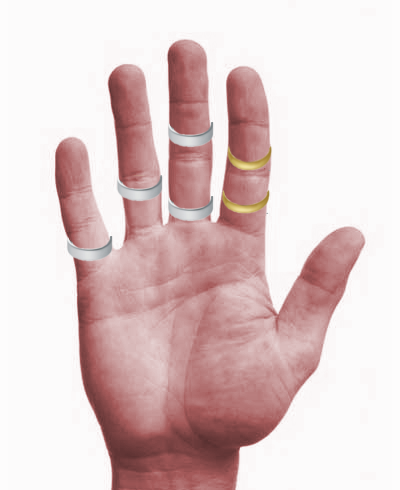
//> input picture Parcial Practica/2.png, 400 x 490 px, given in place of 10.png, which was not available
$ ./main   (built with g++ and OpenCV 4)
//> lines starting //> are read from the running program, lines starting //| are printed output that depends on the picture; after the words box and inside, x2 and y2 are one past the last pixel; in counts of white or black regions, pixels touching at a corner belong together; pictures that were not available may be replaced by others from this repository, and a replacement may not be noted
//> further down, img is the input picture: 490 rows x 400 cols, CV_8UC3; mean B, G, R 202.4, 202.7, 224
### Parciales Viejos/Parciales Practica/EXAMEN - Autos/utils.h
#include "opencv2/opencv.hpp"
#include "opencv2/highgui/highgui.hpp"
#include "pdi_functions.h"
#include <opencv2/core/core.hpp>

using namespace cv;
using namespace pdi;
using namespace std;


///GUIA 2 - Operaciones Puntuales


//Hace mas claras las zonas oscuras
// [84 lines left out: functions transformacionLogaritmica, transformacionPotencia, ruidoGaussiano, planoBits, histograma, ecualizarImagen and 1 more, not called in this run]

Mat aplicar_filtro_promediador(Mat img, int tam=3){
	Mat kernel(tam,tam,CV_32F);
	float aux=1/pow(tam,2);
	for (int i=0;i<kernel.rows;i++){
		for (int j=0;j<kernel.cols;j++){
			kernel.at<float>(i,j)=aux;
		}
	}
	Mat f = convolve(img,kernel);
	return f;
}

// [114 lines left out: functions aplicar_filtro_gaussiano, aplicar_filtro_suma1, aplicar_filtro_suma0, aplicar_filtro_altaPotencia, planosRGB, planosHSV and 5 more, not called in this run]

///GUIA 5 - Procesamiento y filtrado en el dominio frecuencial

//Devuelve la TDF de una imagen. La imagen debe ser cargada en escala de grises
Mat espectroFrecuencia(Mat img){
	img.convertTo(img,CV_32F,1./255);
//> img: 490 rows x 400 cols, CV_32FC1
	return spectrum(img);
}


//La imagen debe estar en escala de grises. Filtros pasa alto y pasa bajo en frecuencia. altobajo = 0 -> Pasa bajos, altobajo = 1 -> Pasa altos.
//tipo = 1 -> Ideal, tipo = 2 -> Butterworth, tipo = 3 -> Gaussiano.
//D0 : indica cuan grande o chica es la circunsferencia de filtrado.
//orden es para el filtro de butteworth, cuanto mas grande es el valor, mas parecido al ideal
// [381 lines left out: functions aplicar_filtro_frecuencia, aplicar_filtrado_altapotencia, aplicar_filtrado_altafrecuencia, aplicar_filtro_homomorfico, ruido_sal_pimienta, aplicar_filtro_mediageometrica and 9 more, not called in this run]


////////////////////////////////////////////////
//Funcion super util para saber las coordenadas de determinado click, en cantclik debemos setear
//cuantas coordenadas se van a guardar en xy.
//Luego a la funcion debemos llamarla así:
//1ª : namedWindow("My Window",WINDOW_NORMAL);
//2ª : imshow("My Window",img);
//3ª: setMouseCallback("My Window", Click, NULL);
vector<Point> xy;
int cantclick = 10;
bool reset = false;

// [303 lines left out: functions Click, CrecimientoRegiones, obtenerMedia, obtenerDesvio, Hough, MostrarHistogramas and 4 more, not called in this run]

### Parciales Viejos/Parciales Practica/EXAMEN - Escaner/pdi_functions.h
/*
 * PDI_functions
 */
#ifndef PDI_FUNCTIONS_H
#define PDI_FUNCTIONS_H
#include <iostream>
#include <opencv2/opencv.hpp>
#include <vector>

/**Funciones auxiliares
 */
namespace pdi{
	typedef unsigned char byte;

	/**Modifica la matriz para que todos los valores queden dentro del rango,
	los valores fuera del rango se setean al extremo más cercano.
	*/
	void clamp(cv::Mat& mat, double lowerBound, double upperBound);

	/**Imprime información de tipo y tamaño.
	 */
	void info(const cv::Mat &m, std::ostream &out = std::cout);

	/**Imprime valores estadísticos: mínimo, máximo, media, desvío.
	BUG: max, min, funcionan sólo con imágenes de un canal.
	*/
	void stats(const cv::Mat &m, std::ostream &out = std::cout);

	/**Muestra en pantalla la matriz
	 */
	void print(const cv::Mat &image, std::ostream &out = std::cout);

	/**Realiza el intercambio al copiar elemento a elemento
	Deben ser matrices de igual tamaño
	*/
	void swap_copy(cv::Mat &a, cv::Mat &b);

	/**Desplaza la imagen de modo que el píxel central
	ocupe la esquina superior izquierda.
	Usado para visualizar la transformada de Fourier.
	*/
	void centre(cv::Mat &imagen);

	/** Histograma uniforme de una imagen de un canal de 8bits.
	\param mask permite seleccionar una región a procesar
	 */
	cv::Mat histogram(const cv::Mat &image, int levels, const cv::Mat &mask=cv::Mat());

	/**Dibuja un gráfico de líneas en el canvas.
	 * \param data vector con los valores a graficar,
	 * rango [0,1] para flotantess o [0,MAX] para enteros, que se mapean del borde inferior al superior.
	 * \param color, color de las lí
	 */
	cv::Mat draw_graph(
		const cv::Mat &data,
		cv::Scalar color = cv::Scalar::all(255)
	);

	/**Devuelve un gráfico de líneas comparativo.
	 */
	cv::Mat draw_graph(
		const std::vector<cv::Mat> &data,
		const std::vector<cv::Scalar> colour
	);


	/**Copia la imagen a una cuyas dimensiones hacen eficiente la fft
	 */
	cv::Mat optimum_size(const cv::Mat &image);

	/**Devuelve la magnitud logarítmica del espectro, centrada.
	Úsese para visualización.
	\param image debe ser de 32F
	*/
	cv::Mat spectrum(const cv::Mat &image);

	/**Devuelve la convolución.
	Kernel centrado, borde constante.
	*/
	cv::Mat convolve(const cv::Mat &image, const cv::Mat &kernel);


	/**Concatena las imágenes.
	 * Los tamaños deberían concordar.
	 */
	cv::Mat mosaic( const cv::Mat &a, const cv::Mat &b, bool vertical=true );

	/**Concatena las imágenes en el vector
	 * Los tamaños deberían concordar.
	 \param r: número de filas
	 */
	cv::Mat mosaic( const std::vector<cv::Mat> &images, size_t r=1);

	/**Devuelve los mapeos para rgb.
	 * Las matrices son de tipo 8U
	 */
	std::vector<cv::Mat> load_colormap(const char *filename);

	/**Rota la imagen en sentido antihorario
	\param angle en grados
	*/
	cv::Mat rotate(cv::Mat image, double angle);

	/**Realiza el filtrado en frecuencia
	\param image matriz 32F, un canal.
	\param filtro de magnitud, descentrado.
	*/
	cv::Mat filter(cv::Mat image, cv::Mat filtro);


	/**Devuelve una imagen descentrada de la magnitud de un filtro ideal
	\param corte frecuencia de corte relativa. 0.5 corresponde un círculo inscripto
	 */
	cv::Mat filter_ideal(size_t rows, size_t cols, double corte);

	/**Devuelve una imagen descentrada de la magnitud de un filtro butterworth
	 */
	cv::Mat filter_butterworth(size_t rows, size_t cols, double corte, size_t order);

	/**Devuelve una imagen descentrada de la magnitud de un filtro gaussiano
	 */
	cv::Mat filter_gaussian(size_t rows, size_t cols, double corte);


	/**Devuelve una matriz compleja dada su magnitud y fase
	 */
	cv::Mat polar_combine(const cv::Mat &magnitud, const cv::Mat &phase);

	/**Dada una matriz compleja, devuelve su magnitud
	 */
	cv::Mat magnitude(const cv::Mat &image);

	/**Dada una matriz compleja, devuelve su fase
	 */
	cv::Mat phase(const cv::Mat &image);

	/**Devuelve un filtro de desenfoque dadas las velocidades de desplazamiento horizontal y vertical
	 */
	cv::Mat motion_blur(cv::Size size, double a, double b);
}


//Implementation
#include <fstream>
#include <limits>
namespace pdi{
	inline void clamp(cv::Mat& mat, double lowerBound, double upperBound){
		cv::min(cv::max(mat, lowerBound), upperBound, mat);
	}

	// [29 lines left out: functions info, stats, not called in this run]

	inline void print(const cv::Mat &image, std::ostream &out){
		out << image;
	}

	inline void swap_copy(cv::Mat &a, cv::Mat &b){
		cv::Mat temp;
		a.copyTo(temp); //NO puede ser reemplazado por .clone()
		b.copyTo(a);
		temp.copyTo(b);
	}

	inline void centre(cv::Mat &image){
		int
			cx = image.cols/2,
			cy = image.rows/2,
			w = cx,
			h = cy;
//> cx = 200; cy = 245; w = 200; h = 245
		int
			off_x = image.cols%2,
			off_y = image.rows%2;
//> off_x = 0; off_y = 0
		//cuadrantes
		cv::Mat
			top_left = cv::Mat(
				image,
				cv::Rect(
					0, 0,
					w, h
				)
			),
			top_right = cv::Mat(
				image,
				cv::Rect(
					cx+off_x, 0,
					w, h
				)
			),
			bottom_left = cv::Mat(
				image,
				cv::Rect(
					0, cy+off_y,
					w, h
				)
			),
			bottom_right = cv::Mat(
				image,
				cv::Rect(
					cx+off_x, cy+off_y,
					w, h
				)
			);
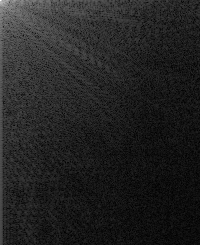
//> top_left: 245 rows x 200 cols, CV_32FC1; min 0.000862, max 1, mean 0.137
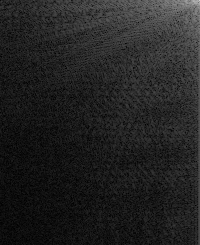
//> top_right: 245 rows x 200 cols, CV_32FC1; min 0, max 0.818, mean 0.137
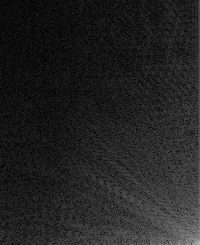
//> bottom_right: 245 rows x 200 cols, CV_32FC1; min 0.000862, max 0.712, mean 0.135

		//intercambia los cuadrantes
		swap_copy(top_left, bottom_right);
		swap_copy(top_right, bottom_left);
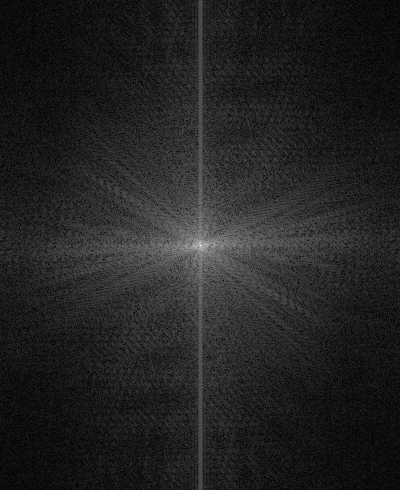
//> image: 490 rows x 400 cols, CV_32FC1; min 0, max 1, mean 0.137
	}

	// [18 lines left out: function histogram, not called in this run]

	namespace{
		/**Dibuja un gráfico de líneas en el canvas. Función auxiliar
		 * \param data vector con los valores a graficar,
		 * rango [0,1] para flotantess o [0,MAX] para enteros, que se mapean del borde inferior al superior.
		 */
		cv::Mat draw_graph(
			cv::Mat &canvas,
			const cv::Mat &data,
			cv::Scalar color = cv::Scalar::all(255),
			double scale = 1
		);

		/**Dibuja un gráfico de líneas en el canvas.
		 * wrapper para aceptar std::vector
		 */
		template<class T>
		cv::Mat draw_graph(cv::Mat &canvas, const std::vector<T> &data);
	}

	// [20 lines left out: function draw_graph, not called in this run]


	namespace {
		// [27 lines left out: function draw_graph, not called in this run]

		template<class T>
		inline cv::Mat draw_graph(cv::Mat &canvas, const std::vector<T> &data){
			return draw_graph(canvas, cv::Mat(data));
		}

	}

	// [19 lines left out: functions draw_graph, optimum_size, not called in this run]

	inline cv::Mat spectrum(const cv::Mat &image){
		cv::Mat fourier;
		cv::dft(image, fourier, cv::DFT_COMPLEX_OUTPUT);

		//calcula la magnitud
		std::vector<cv::Mat> xy;
		cv::Mat magnitud;
		cv::split(fourier, xy);
		cv::magnitude(xy[0], xy[1], magnitud);

		//logaritmo
		cv::log(magnitud+1, magnitud);
		cv::normalize(magnitud, magnitud, 0, 1, cv::NORM_MINMAX);

		//centrado
		centre(magnitud);

		return magnitud;
	}

	inline cv::Mat convolve(const cv::Mat &image, const cv::Mat &kernel){
		cv::Mat result;
		//same bits as the image, kernel centered, no offset
		cv::filter2D(image, result, -1, kernel, cv::Point(-1,-1), 0, cv::BORDER_CONSTANT);
		return result;
	}

	// [43 lines left out: functions mosaic, mosaic, load_colormap, not called in this run]

	inline cv::Mat rotate(cv::Mat src, double angle){
		cv::Mat dst;
		cv::Point2f pt(src.cols/2., src.rows/2.);
		cv::Mat r = cv::getRotationMatrix2D(pt, angle, 1.0);
		cv::warpAffine(src, dst, r, cv::Size(src.cols, src.rows));
		return dst;
	}

	// [19 lines left out: function filter, not called in this run]

	namespace{
		template <class T>
		inline T square(T x){
			return x*x;
		}
		double distance2( double x1, double y1, double x2, double y2 ){
			return square(x2-x1) + square(y2-y1);
		}
	}

	// [115 lines left out: functions filter_ideal, filter_butterworth, filter_gaussian, polar_combine, magnitude, phase and 1 more, not called in this run]
}

#endif /* PDI_FUNCTIONS_H */

### Parciales Viejos/Parciales Practica/EXAMEN - Escaner/main.cpp
#include "opencv2/opencv.hpp"
#include "opencv2/highgui/highgui.hpp"
#include <opencv2/imgproc/imgproc.hpp>
#include <iostream>
#include <iomanip>
#include "pdi_functions.h"
#include "utils.h"
#include <vector>
#include <opencv2/core/cvdef.h>
#include <bitset>
#include <cstdlib>
#include <cstring>
#include <cmath>
#include <iterator>
#include <opencv2/core/types.hpp>
#include <opencv2/core/matx.hpp>
#include <opencv2/imgproc.hpp>
#include <ctime>


using namespace cv;
using namespace pdi;
using namespace std;


int main(int argc, char** argv) {

	Mat img = imread("10.png");
	namedWindow("Original",CV_WINDOW_KEEPRATIO);
	imshow("Original",img);
	Mat img2 = img.clone();
	cvtColor(img,img,CV_BGR2GRAY);
	Mat espectro=espectroFrecuencia(img);

	namedWindow("Espectro",CV_WINDOW_KEEPRATIO);
	imshow("Espectro",espectro);

	Mat umbral(espectro.size(),espectro.type());
	for(int i=0;i<espectro.rows;i++) {
		for(int j=0;j<espectro.cols;j++) {
			if (espectro.at<float>(i,j)> 130/255.0){
				umbral.at<float>(i,j)=1;
			}
			else umbral.at<float>(i,j)=0;
		}
	}
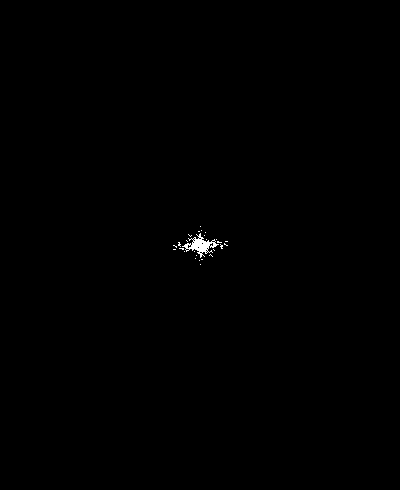
//> umbral: 490 rows x 400 cols, CV_32FC1; values 0 (black) and 1 (white), 0.2% white; 27 white regions (26 under 20 px), largest, box (x1, y1, x2, y2) and area: (182, 233, 219, 258) 319

	namedWindow("Umbral1",CV_WINDOW_KEEPRATIO);
	imshow("Umbral1",umbral);

	umbral = aplicar_filtro_promediador(umbral,5);

	for(int i=0;i<umbral.rows;i++) {
		for(int j=0;j<umbral.cols;j++) {
			if (umbral.at<float>(i,j)>80/255.0){
				umbral.at<float>(i,j)=1;
			}
			else{
				umbral.at<float>(i,j)=0;
			}
		}
	}
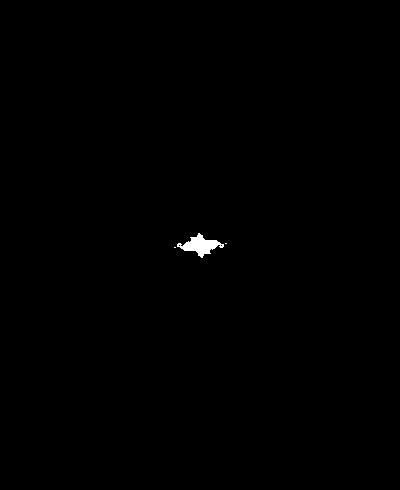
//> umbral: 490 rows x 400 cols, CV_32FC1; values 0 (black) and 1 (white), 0.26% white; 3 white regions (2 under 20 px), largest, box (x1, y1, x2, y2) and area: (177, 233, 224, 258) 501

	namedWindow("Umbral",CV_WINDOW_KEEPRATIO);
	imshow("Umbral",umbral);

	int ii=0;
	int jj=0;
	for(int i=0;i<umbral.rows;i++) {
		for(int j=0;j<umbral.cols;j++) {
			if (umbral.at<float>(i,j)==1 && ii==0 && jj==0){
				ii=i;
				jj=j;
			}

		}
	}
//> after the loop, ii = 233; jj = 198

	double angulo;

	if (jj<(int)umbral.cols/2){
		double a=abs(umbral.cols/2-jj);
//> a = 2
		double b=abs(umbral.rows/2-ii);
//> b = 12
		double division=a/b;
//> division = 0.167
		angulo=atan(division)*180/M_PI;
//> angulo = 9.46
		img2=rotate(img2,-angulo);
//> in rotate, `cv::warpAffine(src, dst, r, cv::Size(src.cols, src.rows));`:
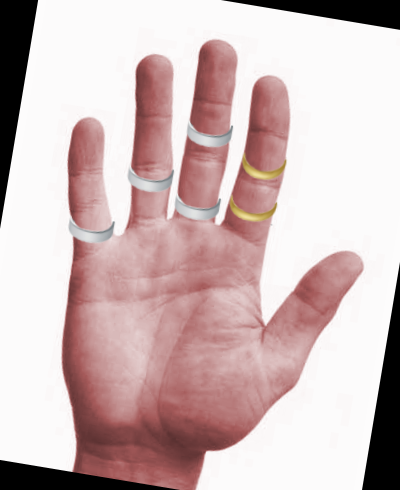
//> dst: 490 rows x 400 cols, CV_8UC3; mean B, G, R 184.4, 184.7, 205.9
	}
	else{
		double a=abs(jj-umbral.cols/2);
		double b=abs(umbral.rows/2-ii);
		double division=a/b;
		angulo=atan(division)*180/M_PI;
		img2=rotate(img2,angulo);
	}
	cout<<"Cantidad filas:"<<espectro.rows/2<<" Cantidad columnas:"<<espectro.cols/2<<endl<<" I:"<<ii<<" J:"<<jj<<" Angulo:"<<angulo<<endl;
//| Cantidad filas:245 Cantidad columnas:200
//|  I:233 J:198 Angulo:9.46232
	//	info(umbral);
	namedWindow("Umbral",CV_WINDOW_KEEPRATIO);
	imshow("Umbral",umbral);


	cout<<"Se roto "<<angulo<<endl;
//| Se roto 9.46232

	namedWindow("Rotado",CV_WINDOW_KEEPRATIO);
	imshow("Rotado",img2);


	waitKey(0);
	return 0;
}

$ run again, on Parcial Practica/3.png
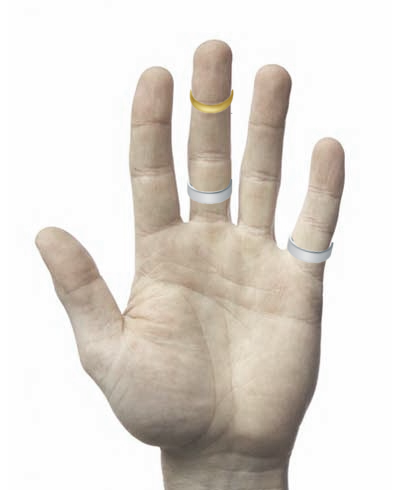
//> input picture Parcial Practica/3.png, 400 x 490 px, given in place of 10.png, which was not available
//> img is the input picture: 490 rows x 400 cols, CV_8UC3; mean B, G, R 211.8, 218.2, 224.1
//> in spectrum, `cv::split(fourier, xy);`:
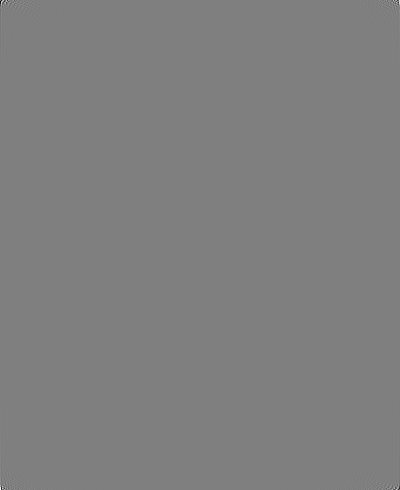
//> xy[1]: 490 rows x 400 cols, CV_32FC1; min -4455.3, max 4455.3, mean 0; drawn with min black and max white
//> in centre, `swap_copy(top_right, bottom_left);`:
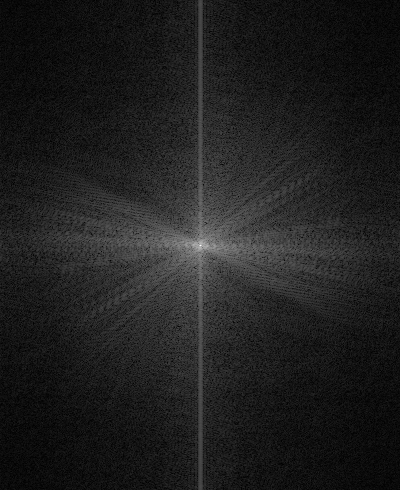
//> image: 490 rows x 400 cols, CV_32FC1; min 0, max 1, mean 0.124
//> after the loop `for(int i=0;i<umbral.rows;i++)`: ii = 234; jj = 200
//> a = 0
//> b = 11
//> division = 0
//> r = [[1, 0, 0], [0, 1, 0]]
//| Cantidad filas:245 Cantidad columnas:200
//|  I:234 J:200 Angulo:0
//| Se roto 0
